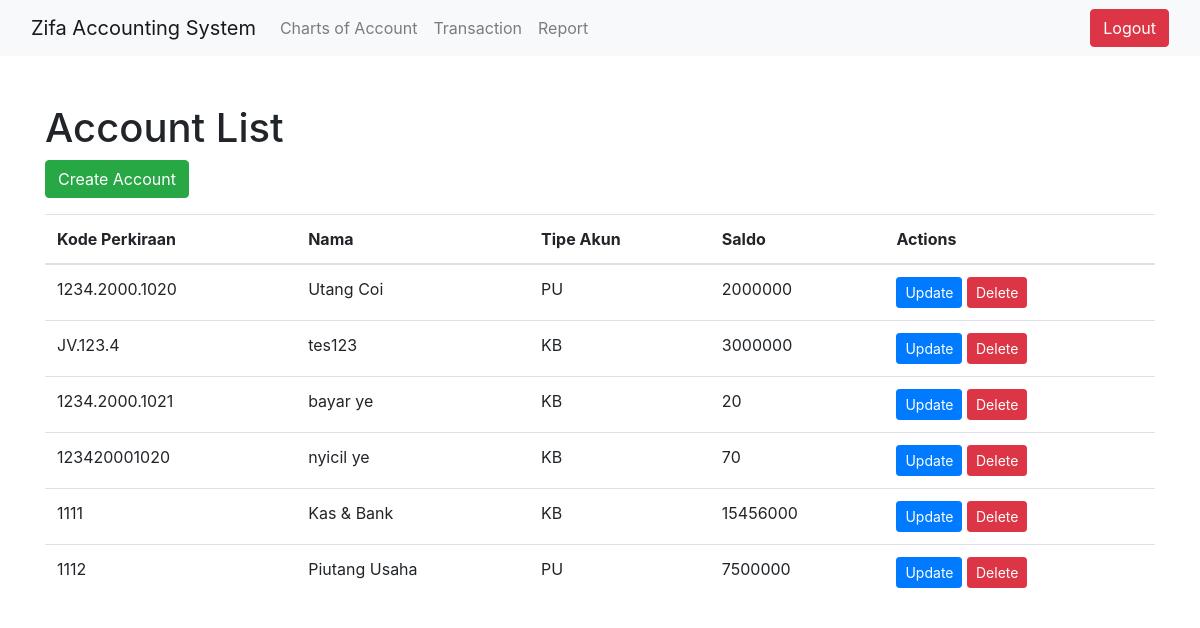
The app's page /accounts/ (signed in), older data.
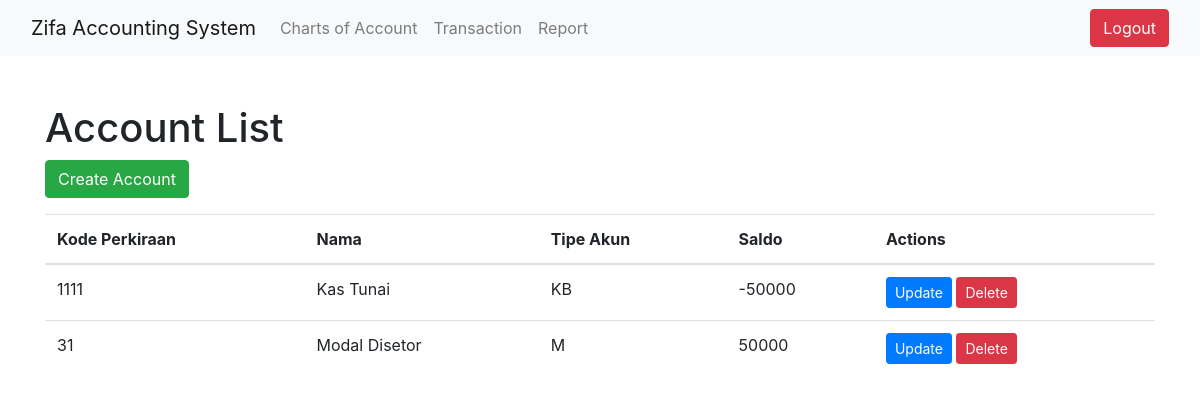
The same page, newer data.
### charts_of_account/models.py (models this page shows)
class ChartsOfAccount(models.Model):
    ACCOUNT_TYPE_CHOICES = [
        ('KB', 'Kas & Bank'),
        ('PU', 'Piutang Usaha'),
        ('Per', 'Persediaan'),
        ('ALL', 'Aset Lancar Lainnya'),
        ('AT', 'Aset Tetap'),
        ('AP', 'Akumulasi Penyusutan'),
        ('AL', 'Aset Lainnya'),
        ('UU', 'Utang Usaha'),
        ('LJPe', 'Liabilitas Jangka Pendek'),
        ('LJPa', 'Liabilitas Jangka Panjang'),
        ('M', 'Modal'),
        ('Pen', 'Pendapatan'),
        ('BPP', 'Beban Pokok Penjualan'),
        ('B', 'Beban'),
        ('BL', 'Beban Lainnya'),
        ('PL', 'Pendapatan Lainnya')
    ]
    code = models.CharField(max_length=10, primary_key=True)
    parent_account = models.ForeignKey('self', on_delete=models.CASCADE,
                                       null=True)
    account_type = models.CharField(max_length=4, choices=ACCOUNT_TYPE_CHOICES)
    account_name = models.CharField(max_length=100)
    balance = models.IntegerField(null=True, default=0)
    notes = models.TextField(blank=True)

### charts_of_account/views.py (the view)
    def _wrapped_view(request, *args, **kwargs):
        if not request.user.is_authenticated:
            return redirect(reverse("user_auth:login"))
        return view_func(request, *args, **kwargs)

### charts_of_account/views.py (called while the page is built)
def login_required(view_func):
    def _wrapped_view(request, *args, **kwargs):
        if not request.user.is_authenticated:
            return redirect(reverse("user_auth:login"))
        return view_func(request, *args, **kwargs)
    return _wrapped_view

@login_required
def account_list(request):
    accounts = ChartsOfAccount.objects.all()
    parent_accounts = [(account.code, account.account_name) for account in accounts]
    return render(request, 'account_list.html', {'accounts': accounts, 'parent_accounts': parent_accounts})

### charts_of_account/templates/account_list.html (shortened to what this page needs)
<!DOCTYPE html>
<html lang="en">
<head>
    <link rel="stylesheet" href="https://stackpath.bootstrapcdn.com/bootstrap/4.5.2/css/bootstrap.min.css">
</head>
<body>
    <nav class="navbar navbar-expand-lg navbar-light bg-light">
        <div class="container-fluid">
            <a class="navbar-brand" href="#">
                Zifa Accounting System
            </a>
            <div class="collapse navbar-collapse" id="navbarNav">
                <ul class="navbar-nav me-auto mb-2 mb-lg-0">
                    <li class="nav-item">
                        <a class="nav-link" href="{% url 'charts_of_account:account_list' %}">Charts of Account</a>
                    </li>
                    <li class="nav-item">
                        <a class="nav-link" href="{% url 'journal:journal_list' %}">Transaction</a>
                    </li>
                    <li class="nav-item">
                        <a class="nav-link" href="{% url 'report:report_landing_page' %}">Report</a>
                    </li>
                </ul>
            </div>
            <form class="d-flex">
                <a href="{% url 'user_auth:logout' %}" class="btn btn-danger">Logout</a>
            </form>
        </div>
    </nav>
    <div class="container mt-5">
        <h1>Account List</h1>
        <button type="button" class="btn btn-success mb-3" data-toggle="modal" data-target="#createModal">Create Account</button>
        <table class="table">
            <thead>
                <tr>
                    <th>Kode Perkiraan</th>
                    <th>Nama</th>
                    <th>Tipe Akun</th>
                    <th>Saldo</th>
                    <th>Actions</th>
                </tr>
            </thead>
            <tbody>
                {% for account in accounts %}
                <tr>
                    <td>{{ account.code }}</td>
                    <td>{{ account.account_name }}</td>
                    <td>{{ account.account_type }}</td>
                    <td>{{ account.balance }}</td>
                    <td>
                        <button type="button" class="btn btn-primary btn-sm" data-toggle="modal" data-target="#updateModal{{ account.code|slugify }}">Update</button>
                        <button type="button" class="btn btn-danger btn-sm" data-toggle="modal" data-target="#deleteModal{{ account.code|slugify }}">Delete</button>
                    </td>
                </tr>
                {% endfor %}
            </tbody>
        </table>
    </div>
</body>
</html>

Row changes from the older to the newer data that the page shows:
removed ChartsOfAccount: code "1234.2000.1020", account_name "Utang Coi", account_type "PU", balance "2000000"
removed ChartsOfAccount: code "JV.123.4", account_name "tes123", account_type "KB", balance "3000000"
removed ChartsOfAccount: code "1234.2000.1021", account_name "bayar ye", account_type "KB", balance "20"
removed ChartsOfAccount: code "123420001020", account_name "nyicil ye", account_type "KB", balance "70"
removed ChartsOfAccount: code "1112", account_name "Piutang Usaha", account_type "PU", balance "7500000"
changed ChartsOfAccount "KB": account_name "Kas & Bank" → "Kas Tunai"; balance "15456000" → "-50000"
added ChartsOfAccount: code "31", account_name "Modal Disetor", account_type "M", balance "50000"
